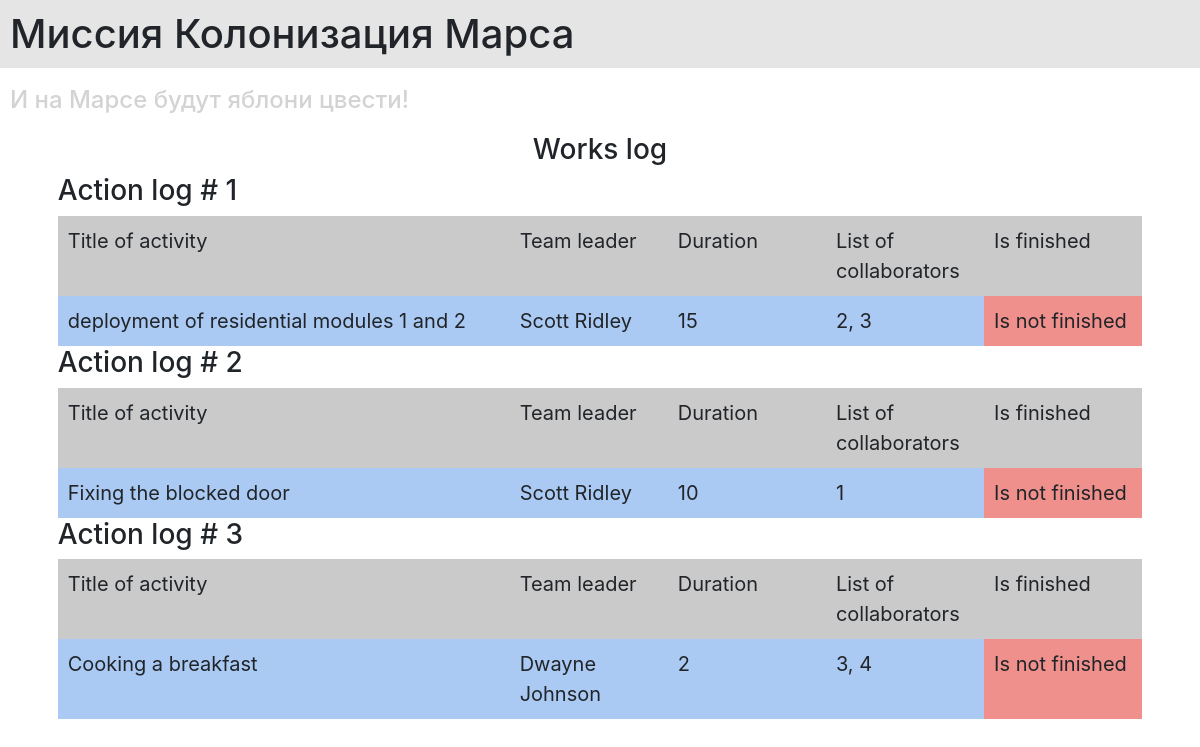
/index, run on the app's committed database.
### data/jobs.py (models this page shows)
class Jobs(SqlAlchemyBase):
    __tablename__ = "jobs"
    id = sqlalchemy.Column(sqlalchemy.Integer,
                           primary_key=True, autoincrement=True)
    team_leader = sqlalchemy.Column(sqlalchemy.Integer, sqlalchemy.ForeignKey("users.id"))
    job = sqlalchemy.Column(sqlalchemy.String, nullable=True)
    work_size = sqlalchemy.Column(sqlalchemy.Integer, nullable=True)
    collaborators = sqlalchemy.Column(sqlalchemy.String, nullable=True)
    start_date = sqlalchemy.Column(sqlalchemy.DateTime, nullable=True)
    end_date = sqlalchemy.Column(sqlalchemy.DateTime, nullable=True)
    is_finished = sqlalchemy.Column(sqlalchemy.Boolean, nullable=True)
    user = orm.relation("User")

### app.py (the view)
@app.route("/")
@app.route("/index")
def index():
    db_sess = db_session.create_session()
    jobs_list = db_sess.query(Jobs).all()
    workers = db_sess.query(User).all()
    worker_dict = {i.id: f"{i.surname} {i.name}" for i in workers}
    return render_template("index.html", title="My page", jobs=jobs_list, worker_dict=worker_dict)

### data/db_session.py (called while the page is built)
def create_session() -> Session:
    global __factory
    return __factory()

### templates/index.html
{% extends "base.html" %}
{% block content %}
    <h3 class="row justify-content-center">Works log</h3>
    {% for job in jobs %}
        <div class="container job_table">
            <h3 class="row justify-content-start">Action log # {{job.id}}</h3>
            <div class="row first-row">
                <div class="col-5 pd-col">Title of activity</div>
                <div class="col pd-col">Team leader</div>
                <div class="col pd-col">Duration</div>
                <div class="col pd-col">List of collaborators</div>
                <div class="col pd-col">Is finished</div>
            </div>
            <div class="row second-row">
                <div class="col-5 pd-col">{{job.job}}</div>
                <div class="col pd-col">{{worker_dict[job.team_leader]}}</div>
                <div class="col pd-col">{{job.work_size}}</div>
                <div class="col pd-col">{{job.collaborators}}</div>
                {% if job.is_finished %}
                    <div class="col green-col pd-col">Is finished</div>
                {% else %}
                    <div class="col red-col pd-col">Is not finished</div>
                {% endif %}
            </div>
        </div>
    {% endfor %}
{% endblock %}

### templates/base.html (shortened to what this page needs)
<!DOCTYPE html>
<html lang="en">
<head>
    <link rel="stylesheet"
    href="https://stackpath.bootstrapcdn.com/bootstrap/4.4.1/css/bootstrap.min.css"
>
    <link rel="stylesheet" href="../static/css/style.css">
</head>
<body>
    <h1 class="main_title">Миссия Колонизация Марса</h1>
    <h4 class="second_title">И на Марсе будут яблони цвести!</h4>
    <main role="main" class="container">
        {% block content %}{% endblock %}
    </main>
</body>
</html>

### static/css/style.css (style rules this page uses)
body { font-size: 20px; }
.main_title { padding: 10px; background-color: rgb(230, 229, 229); }
.second_title { padding: 10px; color: lightgray; }
.job_table { padding: 0px; max-width: 80%; }
.container { max-width: 95%; }
.first-row { background-color: rgb(202, 202, 202); }
.second-row { background-color: rgb(170, 202, 243); }
.pd-col { padding: 10px; }
.red-col { background-color: rgb(240, 144, 141); }

### data on the page
Jobs: id "1", job "deployment of residential modules 1 and 2", team_leader "Scott Ridley", work_size "15", collaborators "2, 3", is_finished "Is not finished"
Jobs: id "2", job "Fixing the blocked door", team_leader "Scott Ridley", work_size "10", collaborators "1", is_finished "Is not finished"
Jobs: id "3", job "Cooking a breakfast", team_leader "Dwayne Johnson", work_size "2", collaborators "3, 4", is_finished "Is not finished"
